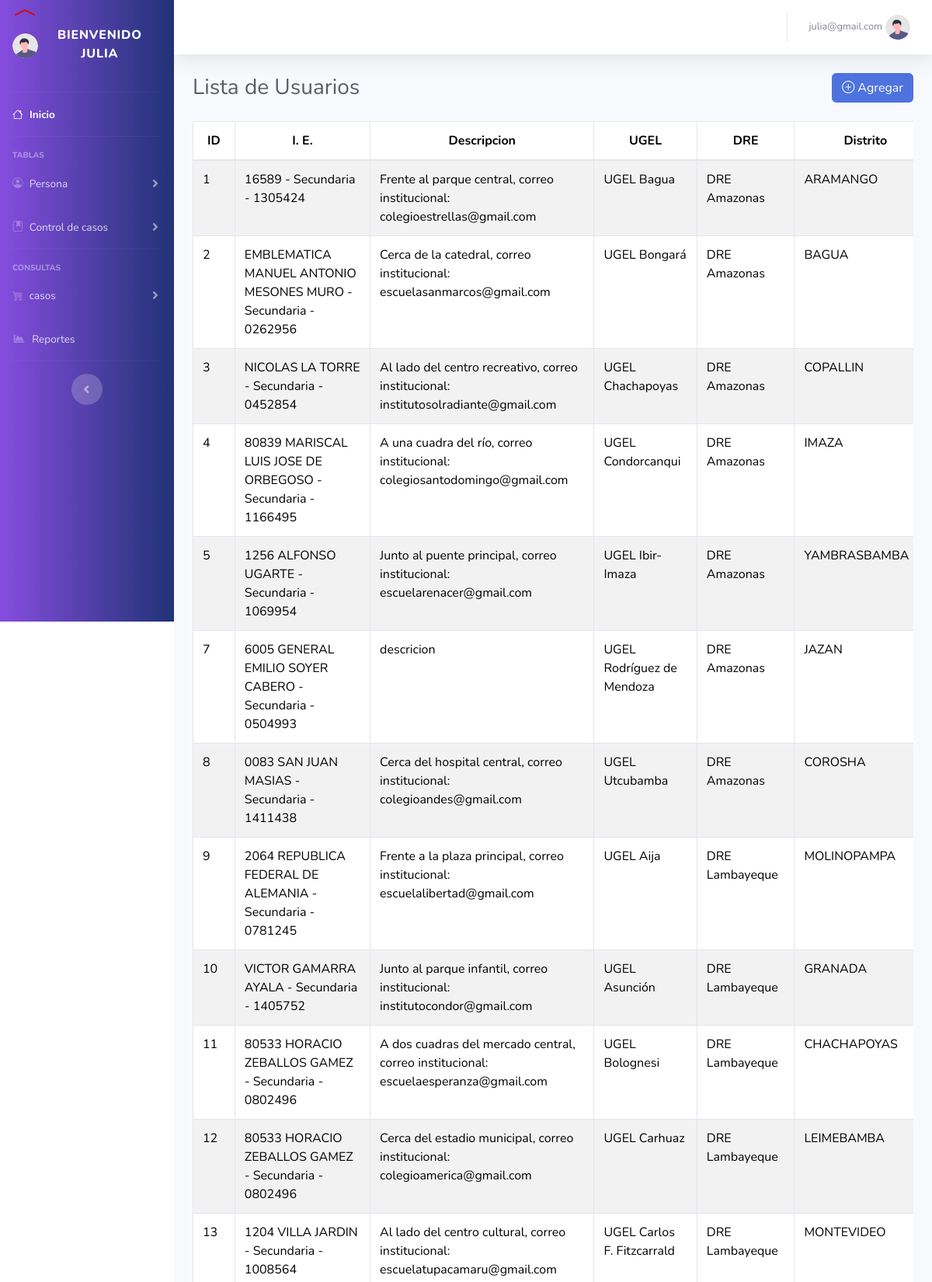
The page /admin/pages/IE.php (signed in, upper part) on the database its author committed.
### tables this page shows
CREATE TABLE `inseducativa` (
  `id_institucion` int(11) NOT NULL,
  `nombre` varchar(100) NOT NULL,
  `id_Distrito` int(11) DEFAULT NULL,
  `id_ubicacion` int(11) DEFAULT NULL,
  `id_UGEL` int(11) DEFAULT NULL
);

CREATE TABLE `ubicacion` (
  `id_ubicacion` int(11) NOT NULL,
  `latitud` decimal(10,7) NOT NULL,
  `longitud` decimal(10,7) NOT NULL,
  `descripcion` text DEFAULT NULL
);

CREATE TABLE `ugel` (
  `id_UGEL` int(11) NOT NULL,
  `nombre` varchar(50) NOT NULL,
  `id_DRE` int(11) DEFAULT NULL
);

CREATE TABLE `dre` (
  `id_DRE` int(11) NOT NULL,
  `nombre` varchar(50) NOT NULL
);

CREATE TABLE `distrito` (
  `id_Distrito` int(11) NOT NULL,
  `nombre` varchar(50) NOT NULL,
  `id_Provincia` int(11) DEFAULT NULL
);

### admin/pages/IE.php (the view, shortened to what this page needs)
<?php
require_once "../includes/header.php" ?>
    <div class="container-fluid">
        <?php
        include_once '../../config/conexion.php';
        $consulta = "SELECT i.id_institucion AS id_institucion,
                            i.nombre AS nombre_institucion,
                            u.descripcion AS descripcion_ubicacion,
                            ug.nombre AS nombre_UGEL,
                            dr.nombre AS nombre_DRE,
                            d.nombre AS distrito,
                            p.nombre AS provincia,
                            dep.nombre AS departamento
                    FROM InsEducativa i
                    INNER JOIN ugel ug ON i.id_UGEL = ug.id_UGEL
                    INNER JOIN dre dr ON ug.id_DRE = dr.id_DRE
                    INNER JOIN Ubicacion u ON i.id_ubicacion = u.id_ubicacion
                    INNER JOIN Distrito d ON i.id_Distrito = d.id_Distrito
                    INNER JOIN Provincia p ON d.id_Provincia = p.id_Provincia
                    INNER JOIN Departamento dep ON p.id_departamento = dep.id_departamento;";
        $resultado = $pdo->prepare($consulta);
        $resultado->execute();
        $data = $resultado->fetchAll(PDO::FETCH_ASSOC);
        ?>
        <div class="d-sm-flex align-items-center justify-content-between mb-4">
            <h1 class="h3 mb-0 text-gray-800">Lista de Usuarios</h1>
            <button type="button" class="btn btn-primary" data-toggle="modal" data-target="#agregarUser">
                <i class="bi bi-plus-circle"></i> Agregar
            </button>
        </div>
        <div class="table-responsive">
            <table id="tablaIE" class="table table-striped table-bordered" style="width:100%">
                <thead class="text-center">
                    <tr>
                        <th>ID</th>
                        <th>I. E.</th>
                        <th>Descripcion</th>
                        <th>UGEL</th>
                        <th>DRE</th>
                        <th>Distrito</th>
                    </tr>
                </thead>
                <tbody>
                    <?php
                    foreach ($data as $dat) {
                    ?>
                        <tr>
                            <td><?php echo $dat['id_institucion']; ?></td>
                            <td><?php echo $dat['nombre_institucion']; ?></td>
                            <td><?php echo $dat['descripcion_ubicacion']; ?></td>
                            <td><?php echo $dat['nombre_UGEL']; ?></td>
                            <td><?php echo $dat['nombre_DRE']; ?> </td>
                            <td><?php echo $dat['distrito']; ?></td>
                        </tr>
                    <?php
                    }
                    ?>
                </tbody>
            </table>
        </div>
    </div>
        </div>
        </div>
        </div>
        </body>
        </html>

### admin/includes/header.php (shortened to what this page needs)
<!DOCTYPE html>
<html lang="en">
<head>
    <link rel="stylesheet" href="https://cdn.jsdelivr.net/npm/bootstrap-icons@1.11.3/font/bootstrap-icons.min.css">
    <link href="https://cdn.jsdelivr.net/npm/bootstrap@5.3.3/dist/css/bootstrap.min.css" rel="stylesheet">
    <link href="../assets/vendor/fontawesome-free/css/all.min.css" rel="stylesheet" type="text/css">
    <link href="../assets/css/sb-admin-2.min.css" rel="stylesheet">
</head>
<body id="page-top">
    <div id="wrapper">
        <ul class="navbar-nav sidebar sidebar-dark accordion" id="accordionSidebar" style="height: 94vh;
                background: -webkit-gradient(linear, left top, right top, from(#864ddf), to(#203376));
                background: linear-gradient(to right, #864ddf, #203376);">
            <a class="sidebar-brand d-flex align-items-center justify-content-center" href="../index.php">
                <div class="sidebar-brand-icon">
                    <i class="bi bi-chevron-compact-up" style="color: #cd0c17;"></i><img class="img-profile rounded-circle" src="../assets/img/undraw_profile.svg ">
                </div>
                <div class="sidebar-brand-text mx-3" style="height: 5px;">
                    Bienvenido
                    <?php echo htmlspecialchars($_SESSION['first']); ?>
                </div>
            </a>
            <br><br>
            <hr class="sidebar-divider my-0">
            <li class="nav-item active">
                <a class="nav-link" href="../index.php">
                    <i class="bi bi-house"></i>
                    <span>Inicio</span></a>
            </li>
            <hr class="sidebar-divider">
            <div class="sidebar-heading">
                Tablas
            </div>
            <li class="nav-item">
                <a class="nav-link collapsed" href="#" data-toggle="collapse" data-target="#collapseTwo"
                    aria-expanded="true" aria-controls="collapseTwo">
                    <i class="bi bi-person-circle"></i>
                    <span>Persona</span>
                </a>
            </li>
            <li class="nav-item">
                <a class="nav-link collapsed" href="#" data-toggle="collapse" data-target="#collapseUtilities"
                    aria-expanded="true" aria-controls="collapseUtilities">
                    <i class="bi bi-journal-bookmark-fill"></i>
                    <span>Control de casos</span>
                </a>
            </li>
            <hr class="sidebar-divider">
            <div class="sidebar-heading">
                Consultas
            </div>
            <li class="nav-item">
                <a class="nav-link collapsed" href="#" data-toggle="collapse" data-target="#collapsePages"
                    aria-expanded="true" aria-controls="collapsePages">
                    <i class="bi bi-cart4"></i>
                    <span>casos</span>
                </a>
            </li>
            <li class="nav-item">
                <a class="nav-link" href="../pages/reporte.php">
                    <i class="fas fa-fw fa-chart-area"></i>
                    <span>Reportes</span></a>
            </li>
            <hr class="sidebar-divider d-none d-md-block">
            <div class="text-center d-none d-md-inline">
                <button class="rounded-circle border-0" id="sidebarToggle"></button>
            </div>
        </ul>
        <div id="content-wrapper" class="d-flex flex-column">
            <div id="content">
                <nav class="navbar navbar-expand navbar-light bg-white topbar mb-4 static-top shadow">
                    <ul class="navbar-nav ml-auto">
                        <li class="nav-item dropdown no-arrow">
                            <a class="nav-link dropdown-toggle" href="#" id="userDropdown" role="button"
                                data-toggle="dropdown" aria-haspopup="true" aria-expanded="false">
                                <span class="mr-1 d-none d-lg-inline text-gray-600 small"><?php echo htmlspecialchars($_SESSION['correo']); ?></span>
                                <img class="img-profile rounded-circle"
                                    src="../assets/img/undraw_profile.svg">
                            </a>
                        </li>
                    </ul>
                </nav>

### rows shown on the page
inseducativa: id_institucion "1", nombre "16589 - Secundaria - 1305424", id_ubicacion.descripcion "Frente al parque central, correo institucional: colegioestrellas@gmail.com", id_UGEL.nombre "UGEL Bagua", dre.nombre "DRE Amazonas", id_Distrito.nombre "ARAMANGO"
inseducativa: id_institucion "2", nombre "EMBLEMATICA MANUEL ANTONIO MESONES MURO - Secundaria - 0262956", id_ubicacion.descripcion "Cerca de la catedral, correo institucional: escuelasanmarcos@gmail.com", id_UGEL.nombre "UGEL Bongará", dre.nombre "DRE Amazonas", id_Distrito.nombre "BAGUA"
inseducativa: id_institucion "3", nombre "NICOLAS LA TORRE - Secundaria - 0452854", id_ubicacion.descripcion "Al lado del centro recreativo, correo institucional: institutosolradiante@gmail.com", id_UGEL.nombre "UGEL Chachapoyas", dre.nombre "DRE Amazonas", id_Distrito.nombre "COPALLIN"
inseducativa: id_institucion "4", nombre "80839 MARISCAL LUIS JOSE DE ORBEGOSO - Secundaria - 1166495", id_ubicacion.descripcion "A una cuadra del río, correo institucional: colegiosantodomingo@gmail.com", id_UGEL.nombre "UGEL Condorcanqui", dre.nombre "DRE Amazonas", id_Distrito.nombre "IMAZA"
inseducativa: id_institucion "5", nombre "1256 ALFONSO UGARTE - Secundaria - 1069954", id_ubicacion.descripcion "Junto al puente principal, correo institucional: escuelarenacer@gmail.com", id_UGEL.nombre "UGEL Ibir-Imaza", dre.nombre "DRE Amazonas", id_Distrito.nombre "YAMBRASBAMBA"
inseducativa: id_institucion "7", nombre "6005 GENERAL EMILIO SOYER CABERO - Secundaria - 0504993", id_ubicacion.descripcion "descricion", id_UGEL.nombre "UGEL Rodríguez de Mendoza", dre.nombre "DRE Amazonas", id_Distrito.nombre "JAZAN"
inseducativa: id_institucion "8", nombre "0083 SAN JUAN MASIAS - Secundaria - 1411438", id_ubicacion.descripcion "Cerca del hospital central, correo institucional: colegioandes@gmail.com", id_UGEL.nombre "UGEL Utcubamba", dre.nombre "DRE Amazonas", id_Distrito.nombre "COROSHA"
inseducativa: id_institucion "9", nombre "2064 REPUBLICA FEDERAL DE ALEMANIA - Secundaria - 0781245", id_ubicacion.descripcion "Frente a la plaza principal, correo institucional: escuelalibertad@gmail.com", id_UGEL.nombre "UGEL Aija", dre.nombre "DRE Lambayeque", id_Distrito.nombre "MOLINOPAMPA"
inseducativa: id_institucion "10", nombre "VICTOR GAMARRA AYALA - Secundaria - 1405752", id_ubicacion.descripcion "Junto al parque infantil, correo institucional: institutocondor@gmail.com", id_UGEL.nombre "UGEL Asunción", dre.nombre "DRE Lambayeque", id_Distrito.nombre "GRANADA"
inseducativa: id_institucion "11", nombre "80533 HORACIO ZEBALLOS GAMEZ - Secundaria - 0802496", id_ubicacion.descripcion "A dos cuadras del mercado central, correo institucional: escuelaesperanza@gmail.com", id_UGEL.nombre "UGEL Bolognesi", dre.nombre "DRE Lambayeque", id_Distrito.nombre "CHACHAPOYAS"
inseducativa: id_institucion "12", nombre "80533 HORACIO ZEBALLOS GAMEZ - Secundaria - 0802496", id_ubicacion.descripcion "Cerca del estadio municipal, correo institucional: colegioamerica@gmail.com", id_UGEL.nombre "UGEL Carhuaz", dre.nombre "DRE Lambayeque", id_Distrito.nombre "LEIMEBAMBA"
inseducativa: id_institucion "13", nombre "1204 VILLA JARDIN - Secundaria - 1008564", id_ubicacion.descripcion "Al lado del centro cultural, correo institucional: escuelatupacamaru@gmail.com", id_UGEL.nombre "UGEL Carlos F. Fitzcarrald", dre.nombre "DRE Lambayeque", id_Distrito.nombre "MONTEVIDEO"

### other values the page prints
$_SESSION['first'] "JULIA"
$_SESSION['correo'] "julia@gmail.com"
